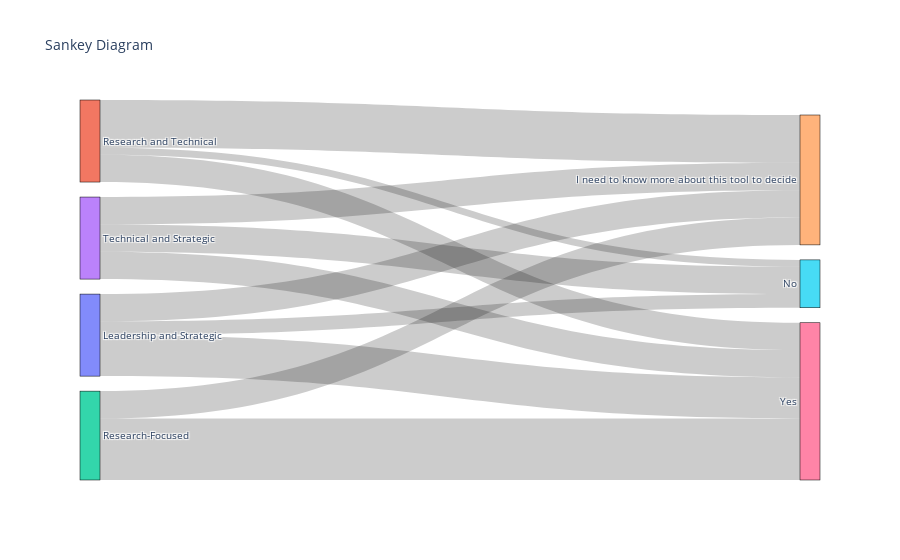

Notebook code cell kept with this figure:
### Code cell
source_column = 'role_focus'
target_column = 'need_for_visual_tool'

plot_sankey(df, source_column, target_column)

### Figure 1 — Plotly figure (JSON) as saved in the notebook; plotly's stock layout.template omitted (floating-point values rounded to 4 significant figures)
{"data": [{"link": {"source": [0, 0, 0, 1, 1, 1, 2, 2, 3, 3, 3], "target": [4, 5, 6, 4, 5, 6, 4, 6, 4, 5, 6], "value": [4, 2, 6, 7, 1, 4, 4, 9, 4, 4, 4]}, "node": {"label": ["Leadership and Strategic", "Research and Technical", "Research-Focused", "Technical and Strategic", "I need to know more about this tool to decide", "No", "Yes"], "line": {"color": "black", "width": 0.5}, "pad": 15, "thickness": 20}, "type": "sankey"}], "layout": {"font": {"size": 10}, "title": {"text": "Sankey Diagram"}}}
